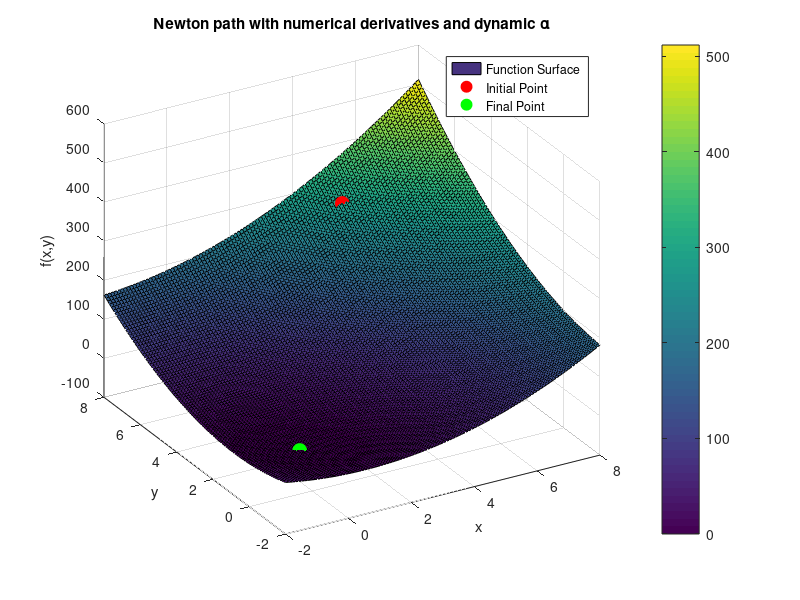
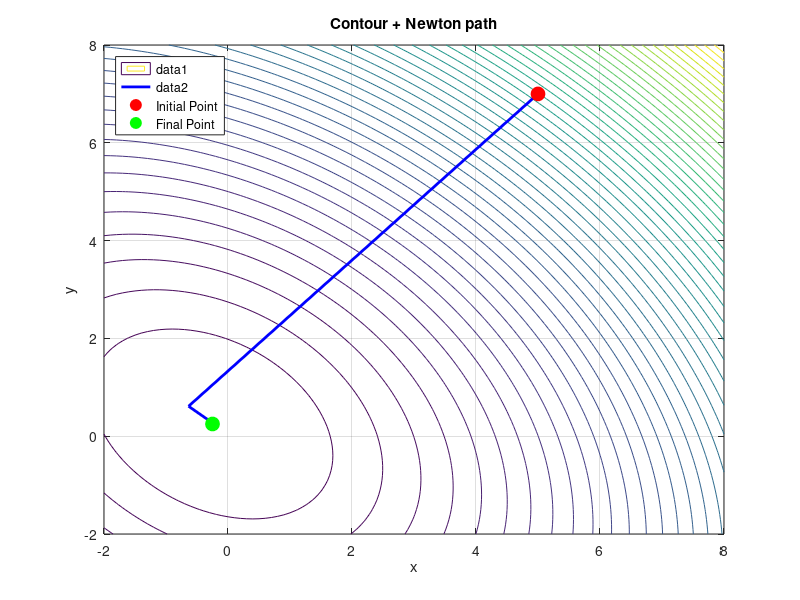

MATLAB code for these plots, in order: (Note: this script raises an error after producing the figures.)
clearvars; close all;

% ---- Problem data ----
A = 3; B = -2; C = 3;
f  = @(x,y) A*x.^2 - B*x.*y + C*y.^2 + x - y;  % objective function

% forward-difference approximations
h = 1e-6;
dfdx_fd = @(x,y) (f(x+h,y) - f(x,y)) / h;
dfdy_fd = @(x,y) (f(x,y+h) - f(x,y)) / h;

% ---- Newton with dynamic alpha ----
max_iter  = 100;
tol       = 1e-5;
x = 5; y = 7;         % starting point

history_xy = [x; y];
history_f  = f(x,y);

for k = 1:max_iter
    %--- 1) build numerical gradient and normalize
    gx = dfdx_fd(x,y);
    gy = dfdy_fd(x,y);
    g = [gx; gy];
    d = g / norm(g);
    
    %--- 2) form phi'(alpha)
    phi_prime = @(alpha) ...
      dfdx_fd( x - alpha*d(1), y - alpha*d(2) ) * d(1) + ...
      dfdy_fd( x - alpha*d(1), y - alpha*d(2) ) * d(2);
    
    %--- 3) bracket until sign change for phi'
    a_lo = 0;  f_lo = phi_prime(a_lo);
    a_hi = 1;  f_hi = phi_prime(a_hi);
    while f_lo * f_hi > 0
        a_hi = 2*a_hi;
        f_hi = phi_prime(a_hi);
        if a_hi > 1e6
            error('Could not bracket phi'' root.');
        end
    end

    %--- 4) solve phi'(alpha) = 0
    alpha_opt = fzero(phi_prime, [a_lo, a_hi]);
    
    %--- 5) update (x,y)
    x_new = x - alpha_opt * d(1);
    y_new = y - alpha_opt * d(2);
    
    % record history
    history_xy(:,end+1) = [x_new; y_new];
    history_f(end+1)    = f(x_new,y_new);
    
    % check convergence
    if norm([x_new - x; y_new - y]) < tol
        fprintf('Converged after %d iterations.\n', k);
        break
    end
    
    % prepare for next iteration
    x = x_new;
    y = y_new;
end

% ---- Visualization ----
% surface + path
[xg,yg] = meshgrid(-2:.1:8,-2:.1:8);
zg = f(xg,yg);
figure;
surf(xg,yg,zg, 'DisplayName', 'Function Surface'); hold on;

% Plot initial and final points
plot3(history_xy(1,1), history_xy(2,1), history_f(1), 'ro', ...
    'MarkerSize', 10, 'MarkerFaceColor', 'r', 'DisplayName', 'Initial Point');
plot3(history_xy(1,end), history_xy(2,end), history_f(end), 'go', ...
    'MarkerSize', 10, 'MarkerFaceColor', 'g', 'DisplayName', 'Final Point');

xlabel('x'); ylabel('y'); zlabel('f(x,y)');
title('Newton path with numerical derivatives and dynamic \alpha');
view(-30, 30); 
colorbar;
grid on;
legend('Location', 'best');

% contour + path
figure;
contour(xg,yg,zg,50); hold on;
% Plot path line
plot(history_xy(1,:), history_xy(2,:), 'b-','LineWidth',2);

% Plot initial and final points
plot(history_xy(1,1), history_xy(2,1), 'ro', ...
    'MarkerSize', 10, 'MarkerFaceColor', 'r', 'DisplayName', 'Initial Point');
plot(history_xy(1,end), history_xy(2,end), 'go', ...
    'MarkerSize', 10, 'MarkerFaceColor', 'g', 'DisplayName', 'Final Point');

xlabel('x'); ylabel('y');
title('Contour + Newton path');
grid on;
legend('Location', 'northwest');

% Create table data
n_rows = length(history_xy(1,:));
table_data = cell(n_rows, 7);

% Fill initial row (k=0)
table_data{1,1} = 0;
table_data{1,2} = sprintf('(%.5f, %.5f)', history_xy(1,1), history_xy(2,1));
g0 = [dfdx_fd(history_xy(1,1), history_xy(2,1)); 
      dfdy_fd(history_xy(1,1), history_xy(2,1))];
table_data{1,3} = sprintf('(%.5f, %.5f)', g0(1), g0(2));
d0 = g0 / norm(g0);
table_data{1,4} = sprintf('(%.5f, %.5f)', d0(1), d0(2));
table_data{1,5} = '-';
table_data{1,6} = '-';
table_data{1,7} = '-';

% Fill remaining rows
for i = 2:n_rows
    table_data{i,1} = i-1;
    table_data{i,2} = sprintf('(%.5f, %.5f)', history_xy(1,i-1), history_xy(2,i-1));
    
    % Calculate gradient at current point
    g = [dfdx_fd(history_xy(1,i-1), history_xy(2,i-1)); 
         dfdy_fd(history_xy(1,i-1), history_xy(2,i-1))];
    table_data{i,3} = sprintf('(%.5f, %.5f)', g(1), g(2));
    
    % Normalized gradient
    d = g / norm(g);
    table_data{i,4} = sprintf('(%.5f, %.5f)', d(1), d(2));
    
    % For the last row, calculate what the next point would be
    if i == n_rows
        % Form phi'(alpha)
        phi_prime = @(alpha) ...
            dfdx_fd(history_xy(1,i-1) - alpha*d(1), history_xy(2,i-1) - alpha*d(2)) * d(1) + ...
            dfdy_fd(history_xy(1,i-1) - alpha*d(1), history_xy(2,i-1) - alpha*d(2)) * d(2);
        
        % Bracket and solve for alpha
        a_lo = 0;  f_lo = phi_prime(a_lo);
        a_hi = 1;  f_hi = phi_prime(a_hi);
        while f_lo * f_hi > 0
            a_hi = 2*a_hi;
            f_hi = phi_prime(a_hi);
            if a_hi > 1e6
                break;
            end
        end
        alpha_opt = fzero(phi_prime, [a_lo, a_hi]);
        
        % Calculate theoretical next point
        x_next = history_xy(1,i-1) - alpha_opt * d(1);
        y_next = history_xy(2,i-1) - alpha_opt * d(2);
        
        table_data{i,5} = sprintf('%.5f', alpha_opt);
        table_data{i,6} = sprintf('(%.5f, %.5f)', x_next, y_next);
        table_data{i,7} = sprintf('%.4e', norm([x_next; y_next] - history_xy(:,i-1)));
    else
        diff = history_xy(:,i) - history_xy(:,i-1);
        alpha = norm(diff) / norm(d);
        table_data{i,5} = sprintf('%.5f', alpha);
        table_data{i,6} = sprintf('(%.5f, %.5f)', history_xy(1,i), history_xy(2,i));
        table_data{i,7} = sprintf('%.4e', norm(diff));
    end
end

% Display the table
fprintf('\nOptimization Progress:\n');
headers = {'Iteration', '(x,y)', '∇f(x,y)', '∇f(x,y) normalized', 'α', 'next(x,y)', 'Error'};
disp(array2table(table_data, 'VariableNames', headers));
